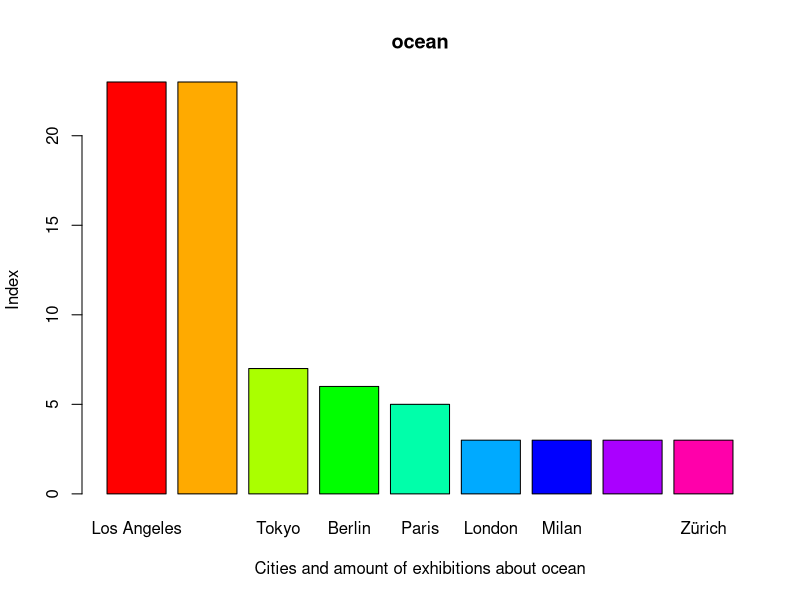

The R source for this figure:

library(readr)
data <- read_delim("Ocean_bar.csv", delim = ";", escape_double = FALSE, trim_ws = TRUE)
View(data)

# Filter out rows with index <= 2
filtered_data <- data[data$index > 2,]

# Create the barplot
barplot(height = filtered_data$index, 
        names.arg = filtered_data$city, 
        xlab = "Cities and amount of exhibitions about ocean",
        ylab = "Index",
        main = "ocean",
        col = rainbow(nrow(filtered_data)))
